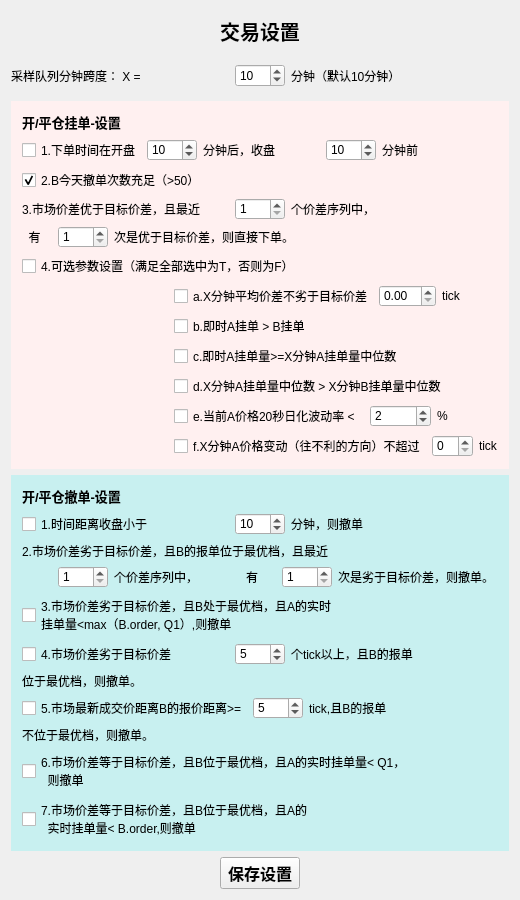
<?xml version="1.0" encoding="UTF-8"?>
<ui version="4.0">
 <class>pair_trading_setting</class>
 <widget class="QWidget" name="pair_trading_setting">
  <property name="geometry">
   <rect>
    <x>0</x>
    <y>0</y>
    <width>520</width>
    <height>900</height>
   </rect>
  </property>
  <property name="sizePolicy">
   <sizepolicy hsizetype="Fixed" vsizetype="Fixed">
    <horstretch>0</horstretch>
    <verstretch>0</verstretch>
   </sizepolicy>
  </property>
  <property name="maximumSize">
   <size>
    <width>520</width>
    <height>900</height>
   </size>
  </property>
  <property name="windowTitle">
   <string>pair_trading_setting</string>
  </property>
  <layout class="QVBoxLayout" name="verticalLayout_4">
   <item>
    <widget class="QLabel" name="label">
     <property name="font">
      <font>
       <pointsize>15</pointsize>
       <weight>75</weight>
       <bold>true</bold>
      </font>
     </property>
     <property name="text">
      <string>交易设置</string>
     </property>
     <property name="alignment">
      <set>Qt::AlignCenter</set>
     </property>
    </widget>
   </item>
   <item>
    <layout class="QHBoxLayout" name="horizontalLayout">
     <item>
      <widget class="QLabel" name="label_2">
       <property name="text">
        <string>采样队列分钟跨度： X = </string>
       </property>
      </widget>
     </item>
     <item>
      <widget class="QSpinBox" name="spinBox_sample">
       <property name="maximumSize">
        <size>
         <width>50</width>
         <height>16777215</height>
        </size>
       </property>
       <property name="minimum">
        <number>1</number>
       </property>
       <property name="maximum">
        <number>100</number>
       </property>
       <property name="value">
        <number>10</number>
       </property>
      </widget>
     </item>
     <item>
      <widget class="QLabel" name="label_3">
       <property name="text">
        <string>分钟（默认10分钟）               </string>
       </property>
      </widget>
     </item>
    </layout>
   </item>
   <item>
    <widget class="QWidget" name="widget_order" native="true">
     <property name="styleSheet">
      <string notr="true">#widget_order{
background-color: rgb(255, 240, 240);
}</string>
     </property>
     <layout class="QVBoxLayout" name="verticalLayout_2">
      <item>
       <widget class="QLabel" name="label_4">
        <property name="font">
         <font>
          <pointsize>10</pointsize>
          <weight>75</weight>
          <bold>true</bold>
         </font>
        </property>
        <property name="text">
         <string>开/平仓挂单-设置</string>
        </property>
       </widget>
      </item>
      <item>
       <layout class="QHBoxLayout" name="horizontalLayout_2">
        <item>
         <widget class="QCheckBox" name="checkBox_start_time">
          <property name="text">
           <string>1.下单时间在开盘</string>
          </property>
         </widget>
        </item>
        <item>
         <widget class="QSpinBox" name="spinBox_start_delay">
          <property name="maximumSize">
           <size>
            <width>50</width>
            <height>16777215</height>
           </size>
          </property>
          <property name="maximum">
           <number>999</number>
          </property>
          <property name="value">
           <number>10</number>
          </property>
         </widget>
        </item>
        <item>
         <widget class="QLabel" name="label_5">
          <property name="text">
           <string>分钟后，收盘</string>
          </property>
         </widget>
        </item>
        <item>
         <widget class="QSpinBox" name="spinBox_start_before">
          <property name="maximumSize">
           <size>
            <width>50</width>
            <height>16777215</height>
           </size>
          </property>
          <property name="maximum">
           <number>999</number>
          </property>
          <property name="value">
           <number>10</number>
          </property>
         </widget>
        </item>
        <item>
         <widget class="QLabel" name="label_6">
          <property name="text">
           <string>分钟前</string>
          </property>
         </widget>
        </item>
       </layout>
      </item>
      <item>
       <widget class="QCheckBox" name="checkBox_cacel_time">
        <property name="enabled">
         <bool>true</bool>
        </property>
        <property name="text">
         <string>2.B今天撤单次数充足（&gt;50）</string>
        </property>
        <property name="checked">
         <bool>true</bool>
        </property>
       </widget>
      </item>
      <item>
       <layout class="QGridLayout" name="gridLayout">
        <item row="0" column="0">
         <layout class="QHBoxLayout" name="horizontalLayout_4">
          <item>
           <widget class="QLabel" name="label_11">
            <property name="text">
             <string>3.市场价差优于目标价差，且最近</string>
            </property>
           </widget>
          </item>
          <item>
           <widget class="QSpinBox" name="spinBox_start_total_points">
            <property name="maximumSize">
             <size>
              <width>50</width>
              <height>16777215</height>
             </size>
            </property>
            <property name="minimum">
             <number>1</number>
            </property>
            <property name="maximum">
             <number>999</number>
            </property>
            <property name="value">
             <number>1</number>
            </property>
           </widget>
          </item>
          <item>
           <widget class="QLabel" name="label_7">
            <property name="text">
             <string>个价差序列中，</string>
            </property>
           </widget>
          </item>
         </layout>
        </item>
        <item row="1" column="0">
         <layout class="QHBoxLayout" name="horizontalLayout_3">
          <item>
           <widget class="QLabel" name="label_10">
            <property name="maximumSize">
             <size>
              <width>30</width>
              <height>16777215</height>
             </size>
            </property>
            <property name="text">
             <string>  有</string>
            </property>
           </widget>
          </item>
          <item>
           <widget class="QSpinBox" name="spinBox_start_points">
            <property name="maximumSize">
             <size>
              <width>50</width>
              <height>16777215</height>
             </size>
            </property>
            <property name="minimum">
             <number>1</number>
            </property>
            <property name="maximum">
             <number>999</number>
            </property>
            <property name="value">
             <number>1</number>
            </property>
           </widget>
          </item>
          <item>
           <widget class="QLabel" name="label_9">
            <property name="text">
             <string>次是优于目标价差，则直接下单。          </string>
            </property>
           </widget>
          </item>
         </layout>
        </item>
       </layout>
      </item>
      <item>
       <widget class="QCheckBox" name="checkBox_start_optional">
        <property name="text">
         <string>4.可选参数设置（满足全部选中为T，否则为F）</string>
        </property>
       </widget>
      </item>
      <item>
       <layout class="QHBoxLayout" name="horizontalLayout_9">
        <item>
         <spacer name="horizontalSpacer">
          <property name="orientation">
           <enum>Qt::Horizontal</enum>
          </property>
          <property name="sizeHint" stdset="0">
           <size>
            <width>40</width>
            <height>20</height>
           </size>
          </property>
         </spacer>
        </item>
        <item>
         <layout class="QVBoxLayout" name="verticalLayout">
          <item>
           <layout class="QHBoxLayout" name="horizontalLayout_5">
            <item>
             <widget class="QCheckBox" name="checkBox_start_optional_A">
              <property name="text">
               <string>a.X分钟平均价差不劣于目标价差</string>
              </property>
             </widget>
            </item>
            <item>
             <widget class="QDoubleSpinBox" name="doubleSpinBox_start_optional_A_value">
              <property name="maximumSize">
               <size>
                <width>80</width>
                <height>16777215</height>
               </size>
              </property>
             </widget>
            </item>
            <item>
             <widget class="QLabel" name="label_12">
              <property name="text">
               <string>tick</string>
              </property>
             </widget>
            </item>
           </layout>
          </item>
          <item>
           <widget class="QCheckBox" name="checkBox_start_optional_B">
            <property name="enabled">
             <bool>true</bool>
            </property>
            <property name="text">
             <string>b.即时A挂单 &gt; B挂单</string>
            </property>
           </widget>
          </item>
          <item>
           <widget class="QCheckBox" name="checkBox_start_optional_C">
            <property name="enabled">
             <bool>true</bool>
            </property>
            <property name="text">
             <string>c.即时A挂单量&gt;=X分钟A挂单量中位数</string>
            </property>
           </widget>
          </item>
          <item>
           <widget class="QCheckBox" name="checkBox_start_optional_D">
            <property name="enabled">
             <bool>true</bool>
            </property>
            <property name="text">
             <string>d.X分钟A挂单量中位数 &gt; X分钟B挂单量中位数</string>
            </property>
           </widget>
          </item>
          <item>
           <layout class="QHBoxLayout" name="horizontalLayout_6">
            <item>
             <widget class="QCheckBox" name="checkBox_start_optional_E">
              <property name="enabled">
               <bool>true</bool>
              </property>
              <property name="text">
               <string>e.当前A价格20秒日化波动率 &lt; </string>
              </property>
             </widget>
            </item>
            <item>
             <widget class="QSpinBox" name="spinBox_start_optional_E_value">
              <property name="enabled">
               <bool>true</bool>
              </property>
              <property name="value">
               <number>2</number>
              </property>
             </widget>
            </item>
            <item>
             <widget class="QLabel" name="label_13">
              <property name="text">
               <string>%</string>
              </property>
             </widget>
            </item>
           </layout>
          </item>
          <item>
           <layout class="QHBoxLayout" name="horizontalLayout_7">
            <item>
             <widget class="QCheckBox" name="checkBox_start_optional_F">
              <property name="enabled">
               <bool>true</bool>
              </property>
              <property name="text">
               <string>f.X分钟A价格变动（往不利的方向）不超过</string>
              </property>
             </widget>
            </item>
            <item>
             <widget class="QSpinBox" name="spinBox_start_optional_F_value"/>
            </item>
            <item>
             <widget class="QLabel" name="label_14">
              <property name="text">
               <string>tick</string>
              </property>
             </widget>
            </item>
           </layout>
          </item>
         </layout>
        </item>
       </layout>
      </item>
     </layout>
    </widget>
   </item>
   <item>
    <widget class="QWidget" name="widget_cancel" native="true">
     <property name="styleSheet">
      <string notr="true">#widget_cancel{
background-color: rgb(200, 240, 240);
}</string>
     </property>
     <layout class="QVBoxLayout" name="verticalLayout_6">
      <item>
       <widget class="QLabel" name="label_15">
        <property name="font">
         <font>
          <pointsize>10</pointsize>
          <weight>75</weight>
          <bold>true</bold>
         </font>
        </property>
        <property name="text">
         <string>开/平仓撤单-设置</string>
        </property>
       </widget>
      </item>
      <item>
       <layout class="QHBoxLayout" name="horizontalLayout_10">
        <item>
         <widget class="QCheckBox" name="checkBox_cancel_time">
          <property name="text">
           <string>1.时间距离收盘小于</string>
          </property>
         </widget>
        </item>
        <item>
         <widget class="QSpinBox" name="spinBox_cancel_before_end">
          <property name="maximumSize">
           <size>
            <width>50</width>
            <height>16777215</height>
           </size>
          </property>
          <property name="maximum">
           <number>999</number>
          </property>
          <property name="value">
           <number>10</number>
          </property>
         </widget>
        </item>
        <item>
         <widget class="QLabel" name="label_18">
          <property name="text">
           <string>分钟，则撤单                   </string>
          </property>
         </widget>
        </item>
       </layout>
      </item>
      <item>
       <layout class="QGridLayout" name="gridLayout_2">
        <item row="0" column="0">
         <layout class="QHBoxLayout" name="horizontalLayout_11">
          <item>
           <widget class="QLabel" name="label_19">
            <property name="text">
             <string>2.市场价差劣于目标价差，且B的报单位于最优档，且最近</string>
            </property>
           </widget>
          </item>
         </layout>
        </item>
        <item row="1" column="0">
         <layout class="QHBoxLayout" name="horizontalLayout_12">
          <item>
           <widget class="QLabel" name="label_25">
            <property name="maximumSize">
             <size>
              <width>30</width>
              <height>16777215</height>
             </size>
            </property>
            <property name="text">
             <string/>
            </property>
           </widget>
          </item>
          <item>
           <widget class="QSpinBox" name="spinBox_cancel_total_points">
            <property name="maximumSize">
             <size>
              <width>50</width>
              <height>16777215</height>
             </size>
            </property>
            <property name="minimum">
             <number>1</number>
            </property>
            <property name="maximum">
             <number>999</number>
            </property>
            <property name="value">
             <number>1</number>
            </property>
           </widget>
          </item>
          <item>
           <widget class="QLabel" name="label_20">
            <property name="text">
             <string>个价差序列中，</string>
            </property>
           </widget>
          </item>
          <item>
           <widget class="QLabel" name="label_21">
            <property name="maximumSize">
             <size>
              <width>30</width>
              <height>16777215</height>
             </size>
            </property>
            <property name="text">
             <string>有</string>
            </property>
           </widget>
          </item>
          <item>
           <widget class="QSpinBox" name="spinBox_cancel_points">
            <property name="maximumSize">
             <size>
              <width>50</width>
              <height>16777215</height>
             </size>
            </property>
            <property name="minimum">
             <number>1</number>
            </property>
            <property name="maximum">
             <number>999</number>
            </property>
            <property name="value">
             <number>1</number>
            </property>
           </widget>
          </item>
          <item>
           <widget class="QLabel" name="label_22">
            <property name="text">
             <string>次是劣于目标价差，则撤单。 </string>
            </property>
           </widget>
          </item>
         </layout>
        </item>
       </layout>
      </item>
      <item>
       <widget class="QCheckBox" name="checkBox_cancel_by_vol">
        <property name="enabled">
         <bool>true</bool>
        </property>
        <property name="text">
         <string>3.市场价差劣于目标价差，且B处于最优档，且A的实时
挂单量&lt;max（B.order, Q1）,则撤单</string>
        </property>
       </widget>
      </item>
      <item>
       <layout class="QVBoxLayout" name="verticalLayout_3">
        <item>
         <layout class="QHBoxLayout" name="horizontalLayout_8">
          <item>
           <widget class="QCheckBox" name="checkBox_cancel_by_ticks">
            <property name="text">
             <string>4.市场价差劣于目标价差</string>
            </property>
           </widget>
          </item>
          <item>
           <widget class="QSpinBox" name="spinBox_cancel_by_ticks_value">
            <property name="maximumSize">
             <size>
              <width>50</width>
              <height>16777215</height>
             </size>
            </property>
            <property name="minimum">
             <number>1</number>
            </property>
            <property name="maximum">
             <number>999</number>
            </property>
            <property name="value">
             <number>5</number>
            </property>
           </widget>
          </item>
          <item>
           <widget class="QLabel" name="label_26">
            <property name="text">
             <string>个tick以上，且B的报单</string>
            </property>
           </widget>
          </item>
         </layout>
        </item>
        <item>
         <widget class="QLabel" name="label_24">
          <property name="text">
           <string>位于最优档，则撤单。</string>
          </property>
         </widget>
        </item>
       </layout>
      </item>
      <item>
       <layout class="QVBoxLayout" name="verticalLayout_5">
        <item>
         <layout class="QHBoxLayout" name="horizontalLayout_14">
          <item>
           <widget class="QCheckBox" name="checkBox_cancel_B_ticks">
            <property name="text">
             <string>5.市场最新成交价距离B的报价距离&gt;=</string>
            </property>
           </widget>
          </item>
          <item>
           <widget class="QSpinBox" name="spinBox_cancel_B_ticks_value">
            <property name="maximumSize">
             <size>
              <width>50</width>
              <height>16777215</height>
             </size>
            </property>
            <property name="minimum">
             <number>1</number>
            </property>
            <property name="value">
             <number>5</number>
            </property>
           </widget>
          </item>
          <item>
           <widget class="QLabel" name="label_23">
            <property name="text">
             <string>tick,且B的报单</string>
            </property>
           </widget>
          </item>
         </layout>
        </item>
        <item>
         <widget class="QLabel" name="label_28">
          <property name="text">
           <string>不位于最优档，则撤单。</string>
          </property>
         </widget>
        </item>
       </layout>
      </item>
      <item>
       <layout class="QHBoxLayout" name="horizontalLayout_16">
        <item>
         <widget class="QCheckBox" name="checkBox_cancel_option_6">
          <property name="enabled">
           <bool>true</bool>
          </property>
          <property name="text">
           <string>6.市场价差等于目标价差，且B位于最优档，且A的实时挂单量&lt; Q1，
  则撤单</string>
          </property>
         </widget>
        </item>
       </layout>
      </item>
      <item>
       <layout class="QHBoxLayout" name="horizontalLayout_17">
        <item>
         <widget class="QCheckBox" name="checkBox_cancel_option_7">
          <property name="enabled">
           <bool>true</bool>
          </property>
          <property name="text">
           <string>7.市场价差等于目标价差，且B位于最优档，且A的
  实时挂单量&lt; B.order,则撤单</string>
          </property>
         </widget>
        </item>
       </layout>
      </item>
     </layout>
    </widget>
   </item>
   <item>
    <layout class="QHBoxLayout" name="horizontalLayout_13">
     <item>
      <spacer name="horizontalSpacer_2">
       <property name="orientation">
        <enum>Qt::Horizontal</enum>
       </property>
       <property name="sizeHint" stdset="0">
        <size>
         <width>40</width>
         <height>20</height>
        </size>
       </property>
      </spacer>
     </item>
     <item>
      <widget class="QPushButton" name="pushButton_save">
       <property name="font">
        <font>
         <pointsize>12</pointsize>
         <weight>75</weight>
         <bold>true</bold>
        </font>
       </property>
       <property name="text">
        <string>保存设置</string>
       </property>
      </widget>
     </item>
     <item>
      <spacer name="horizontalSpacer_3">
       <property name="orientation">
        <enum>Qt::Horizontal</enum>
       </property>
       <property name="sizeHint" stdset="0">
        <size>
         <width>40</width>
         <height>20</height>
        </size>
       </property>
      </spacer>
     </item>
    </layout>
   </item>
  </layout>
 </widget>
 <layoutdefault spacing="6" margin="11"/>
 <resources/>
 <connections/>
</ui>
